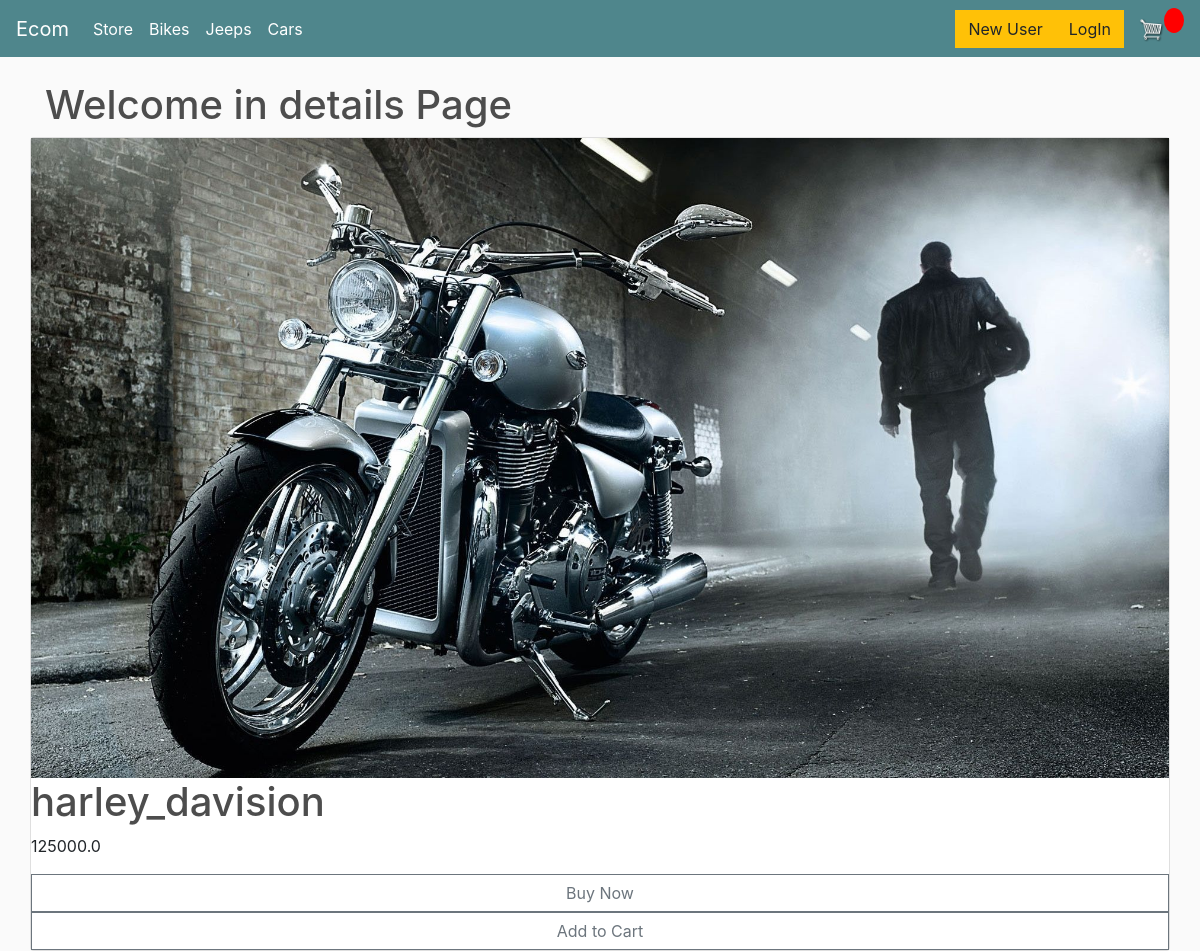
/details/7/, run on the app's committed database.
### store/models.py (models this page shows, shortened)
class Product(models.Model):
	name = models.CharField(max_length=200)
	price = models.FloatField()
	digital = models.BooleanField(default=False,blank=True)
	image = models.ImageField(null=True, blank=True)
	@property
	def imageURL(self):
		try:
			url = self.image.url
		except:
			url = ''
		return url

### store/views.py (the view)
# urls.py: path("details/<int:pk>/",views.details,name="details"),
def details(request,pk):
	obj=Product.objects.get(id=pk)
	return render(request,'store/details.html', {"obj":obj})

### store/templates/store/details.html
{% extends 'store/main.html' %}
{% load static %}
{% block content %}
<h1>Welcome in details Page</h1>
	<div class="row">
        <div class="card">
          <img src="{{ obj.imageURL }}" alt="John" style="width:100%">
          <h1>{{obj.name}}</h1>
          <p>{{obj.price}}</p>
          <button data-product="{{obj.id}}" data-action="add" class="btn btn-outline-secondary add-btn update-cart">Buy Now</button>
          <button data-product="{{obj.id}}" data-action="add" class="btn btn-outline-secondary add-btn update-cart">Add to Cart</button>
        </div>
	</div>
{% endblock content %}

### static/css/main.css (style rules this page uses)
body { background-color: hsl(0, 0%, 98%); }
h1,h2,h3,h4,h5,h6 { color:hsl(0, 0%, 30%); }
.btn { border-radius: 0; }

### data on the page
Product: imageURL (picture), name "harley_davision", price "125000.0"
